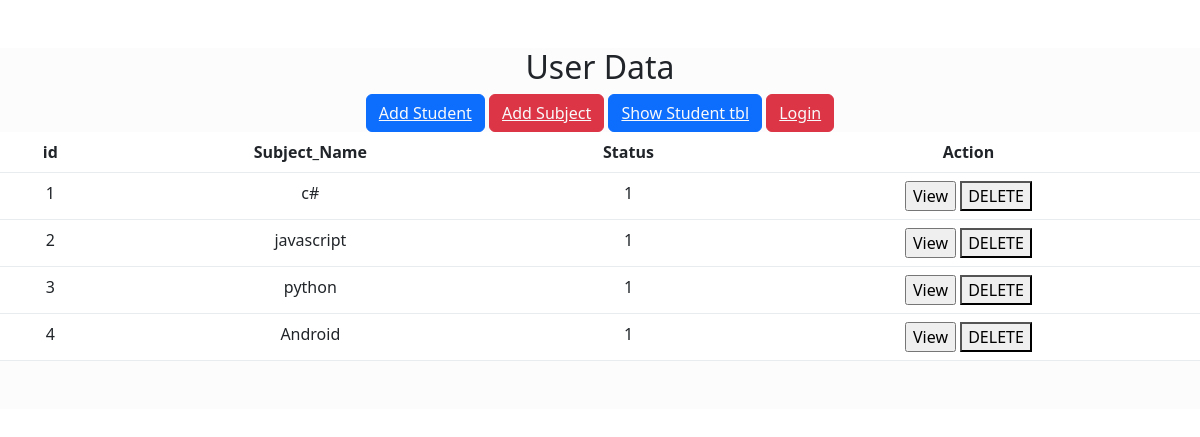
The page /subject_index.php on the database its author committed.
### tables this page shows
CREATE TABLE `tbl_subject` (
  `id` int(11) NOT NULL,
  `subject_name` varchar(50) NOT NULL,
  `status` varchar(20) NOT NULL
);

### subject_index.php (the view, shortened to what this page needs)
<!DOCTYPE html>
<html lang="en">
<head>
    <link href="https://cdn.jsdelivr.net/npm/bootstrap@5.3.0/dist/css/bootstrap.min.css" rel="stylesheet">
</head>
<body>
    <?php
    include 'mysqli.config.php';
    ?>
    <div class="bg-light-subtle">
        <table class="table bg-light border-light-subtle text-center">
            <div class=" mt-5 text-center">
                <h2> User Data </h2>
                <div class="text-center">
                    <button class="btn btn-primary"><a href="add_student.php" class="text-light ">Add Student</a></button>
                    <button class="btn btn-danger "><a href="subject_add.php" class="text-light ">Add Subject</a></button>
                    <button class="btn btn-primary"><a href="index.php" class="text-light ">Show Student tbl</a></button>
                    <button class="btn btn-danger"><a href="login_student.php" class="text-light ">Login</a></button>
                </div>
            </div>
            <thead>
                <tr>
                    <th>id</th>
                    <th>Subject_Name</th>
                    <th>Status</th>
                    <th>Action</th>
                </tr>
            </thead>
            <?php
            $query = "select * from tbl_subject";
            $result = mysqli_query($con, $query);
            $data = mysqli_num_rows($result);
            if ($data != 0) {
                while ($row = mysqli_fetch_assoc($result)) { ?>
                    <tr>
                        <td><?php echo $row['id']; ?></td>
                        <td><?php echo $row['subject_name']; ?></td>
                        <td><?php echo $row['status']; ?></td>
                        <td> <a href='subject_view.php?id=<?php echo $row['id']; ?>'><input type='submit' value='View' class='update'></a>
                            <a href='delete_subject.php?id=<?php echo $row['id']; ?>'>
                                <button onclick='return confirm("Are you sure delete?")'>DELETE</button>
                            </a>
                        </td>
                    </tr>
                <?php   }
            } else { ?>
                <tr>
                    <td><b>No Result...........</b></td>
                </tr>
            <?php
            }
            ?>
        </table>
        <div class="py-3 m-auto text-center">
        </div>
    </div>
</body>
</html>

### rows shown on the page
tbl_subject: id "1", subject_name "c#", status "1"
tbl_subject: id "2", subject_name "javascript", status "1"
tbl_subject: id "3", subject_name "python", status "1"
tbl_subject: id "4", subject_name "Android", status "1"
